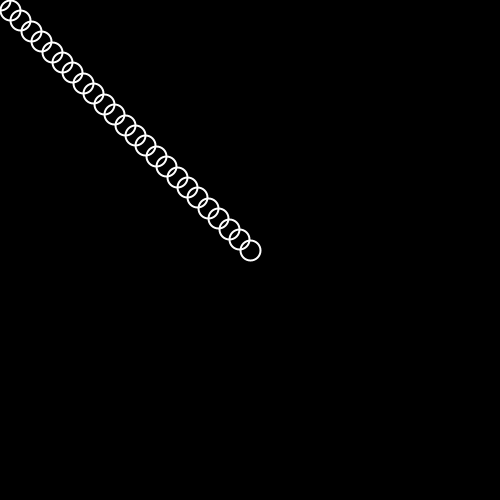
Frame 1 (no input)
Frame 60 (the mouse pressed at the canvas centre just before this capture): identical to frame 1, image omitted
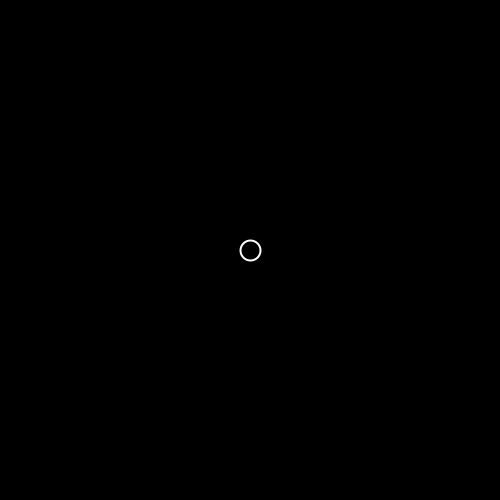
Frame 120 (the mouse held since frame 60 and released just before this capture)

The Processing sketch that drew these frames (run headless with seeded random() and noise(); from frame 60 on, the mouse is pressed at the canvas centre):

// Processing sketch: S13Q8
// ── S13Q8.pde
final float CIRCLE_DIAMETER = 20;
final float TARGET_SPACING = CIRCLE_DIAMETER * 0.75;
float anchorX, anchorY;

void setup() {
  size(500, 500);
  anchorX = width/2;
  anchorY = height/2;
  strokeWeight(2);
  stroke(255);
  noFill();
}

void draw() {
  background(#000000);
  int mouseToAnch = (int)(dist(mouseX, mouseY, anchorX, anchorY));
  int circCount = round(mouseToAnch/TARGET_SPACING);
  if (circCount==0) {
    circle(anchorX, anchorY, CIRCLE_DIAMETER);
  } else {  
    for (int i=0; i <= circCount; i++) {
      float xDist = mouseX-anchorX;
      float yDist = mouseY-anchorY;
      float avDistX = xDist/circCount;
      float avDistY = yDist/circCount;
      float circX = anchorX + i*avDistX;
      float circY = anchorY + i*avDistY;
      circle(circX, circY, CIRCLE_DIAMETER);
    }
  }
}
